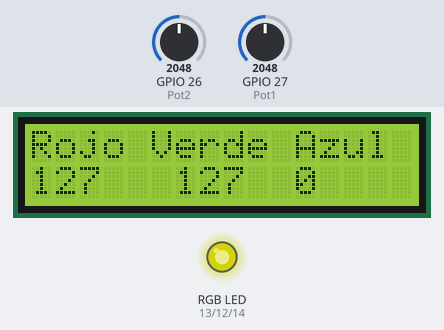
The program below on a simulated ESP32. Parts: 16×2 character LCD, an RGB LED mixed from three pins (HIGH = lit). The inputs (shaded band) are chosen by the test bench; at power-on: GPIO 26 (Pot2) = 2048, GPIO 27 (Pot1) = 2048. Dim RGB values are drawn brighter than linear.

Above: at 1.2 s.
1.3 s: GPIO 26 (Pot2) set to 1667
At 2.4 s:
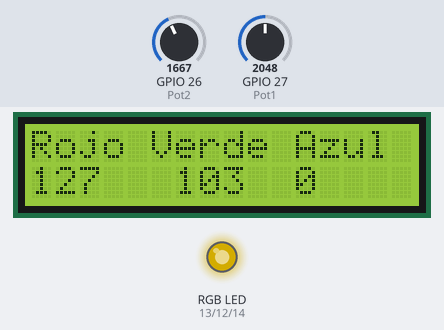
2.8 s: GPIO 26 (Pot2) set to 1565
At 4.0 s:
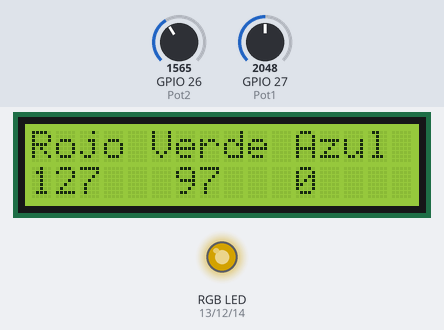
4.3 s: GPIO 27 (Pot1) set to 1655
At 4.9 s:
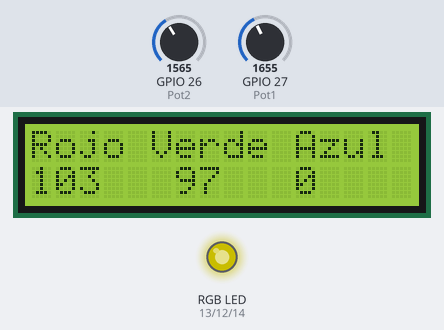
5.8 s: GPIO 27 (Pot1) set to 1552
At 6.7 s:
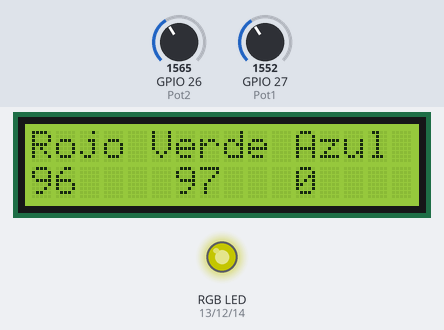
10.3 s: GPIO 27 (Pot1) set to 491
At 11.3 s:
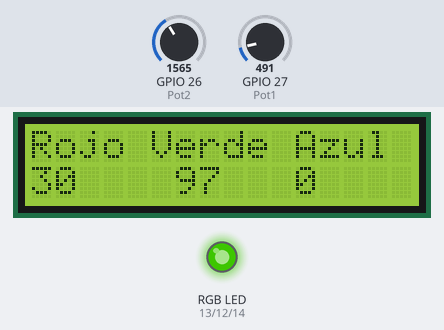
Timing chart, 0 to 13.3 s (numbered marks = the images above; inputs shaded):
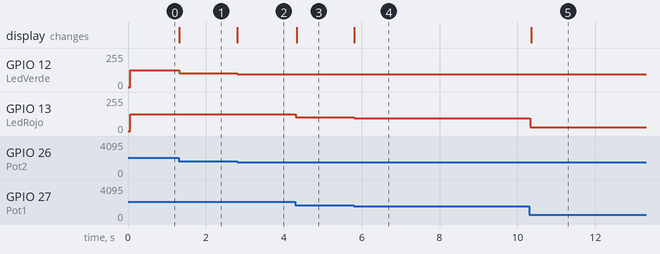

The program:

main.cpp
```cpp
//***************************************************************************************************************
// Universidad del Valle de Guatemala
// BE3015 - Electrónica Digital 2
// Jeremy Mejía
// Laboratorio #5
// Arduino
// Carné: 19846
//***************************************************************************************************************


//***************************************************************************************************************
// Librerías
//***************************************************************************************************************
#include <Arduino.h>
#include <LiquidCrystal.h>

//***************************************************************************************************************
// Definición de Pines
//***************************************************************************************************************

//Definición de entradas
#define Pot1 27 //Potenciómetro 1
#define Pot2 26 //Potenciómetro 2

//El que si corre
//Definición de pines de salidas LCD
#define RS 2
#define E 4
#define D4 18
#define D5 19
#define D6 21
#define D7 22

//Paso 1: seleccion de parámetros de la señal PWM
#define pwmchannel1 1 //16 canales del 0 - 15
#define pwmchannel2 2 //16 canales del 0 - 15
#define pwmchannel3 3 //16 canales del 0 - 15
#define freqPWM 5000 // Frecuencia en Hz
#define resolution 8 // 1 - 16 bits de resolución

//Leds a modificar
#define LedRojo 13 //GPIO para tener la salida PWM
#define LedVerde 12 //GPIO para tener la salida PWM
#define LedAzul 14 //GPIO para tener la salida PWM


//***************************************************************************************************************
// Prototipo de Funciones
//***************************************************************************************************************
void configurarPWM(void);
void Incremento(void);
void Decremento(void);

//***************************************************************************************************************
// Variables Globales
//***************************************************************************************************************
int contador = 0;
LiquidCrystal LCD(RS, E, D4, D5, D6, D7);
int adcRaw;
int voltaje;
int voltaje1;
int voltaje2;
String MasMenos;
//***************************************************************************************************************
// ISR (Interrupciones)
//***************************************************************************************************************

//***************************************************************************************************************
// Configuración
//***************************************************************************************************************

void setup() {
  Serial.begin(115200);
  LCD.begin(16, 2);
  configurarPWM();
  Incremento();
  Decremento ();

  pinMode(LedRojo, OUTPUT);
  pinMode(LedVerde, OUTPUT);
  pinMode(LedAzul, OUTPUT);
}

//***************************************************************************************************************
// Loop Principal
//***************************************************************************************************************

void loop() {
  voltaje = analogRead(Pot1);
  voltaje = map(voltaje, 0, 4095, 0, 255);
  ledcWrite(pwmchannel1, voltaje);

  voltaje1 = analogRead(Pot2);
  voltaje1 = map(voltaje1, 0, 4095, 0, 255);
  ledcWrite(pwmchannel2, voltaje1);

  if (Serial.available() != 0){
    //Serial.println("Ingrese + o -: ");
    MasMenos = Serial.readStringUntil('\n');
    Serial.println("Recibí: " + MasMenos);
    if (MasMenos == "+"){
      Incremento();
    }
    if (MasMenos == "-"){
      Decremento();
    }
  }

  LCD.clear();
  LCD.print("Rojo ");
  LCD.print("Verde ");
  LCD.print("Azul ");

  LCD.setCursor(0, 1);
  LCD.print(voltaje);

  LCD.setCursor(6, 1);
  LCD.print(voltaje1);

  LCD.setCursor(11, 1);
  LCD.print(contador);

  delay(20);
}
//**********************************************************************
// Función para configurar módulo PWM
//**********************************************************************
void configurarPWM(){

  //Paso 1: configurar el módulo PWM
  ledcSetup(pwmchannel1, freqPWM, resolution);
  ledcSetup(pwmchannel2, freqPWM, resolution);
  ledcSetup(pwmchannel3, freqPWM, resolution);


  //Paso 2: seleccionar en que GPIO tendremos nuestra señal PWM
  ledcAttachPin(LedRojo, pwmchannel1);
  ledcAttachPin(LedVerde, pwmchannel2);
  ledcAttachPin(LedAzul, pwmchannel3);

}

//***************************************************************************************************************
// Función Contador Incremento
//***************************************************************************************************************

void Incremento (void){

  if (MasMenos == "+" && contador == 0){ //BtbIn está presionado
    LCD.setCursor(11, 1);
    LCD.print(contador);
    ledcWrite(pwmchannel3, contador);
    contador = contador + 1;
    delay(500);
  }
  else if (MasMenos == "+" && contador == 1){ //BtbIn está presionado
    LCD.setCursor(11, 1);
    LCD.print(contador);
    contador = contador + 1;
    ledcWrite(pwmchannel3, contador);
    delay(500);
  }
  else if (MasMenos == "+" && contador == 255){ //BtbIn está presionado
    LCD.setCursor(11, 1);
    LCD.print(contador);
    contador  = contador;
    ledcWrite(pwmchannel3, contador);
    delay(500);
  }
  else if (MasMenos == "+" && contador++){ //BtbIn está presionado
    LCD.setCursor(11, 1);
    LCD.print(contador - 1);
    ledcWrite(pwmchannel3, contador);
    delay(500);
  }

}
//***************************************************************************************************************
// Función Contador Decremento
//***************************************************************************************************************

void Decremento (void){

  if (MasMenos == "-" && contador == 0){ //BtbIn está presionado
    LCD.setCursor(11, 1);
    LCD.print(contador);
    ledcWrite(pwmchannel3, contador);

  }
  else if (MasMenos == "-" && contador == 1){ //BtbIn está presionado
    LCD.setCursor(11, 1);
    LCD.print(contador - 1);
    ledcWrite(pwmchannel3, contador);

  }
  else if (MasMenos == "-" && contador--){ //BtbIn está presionado
    LCD.setCursor(11, 1);
    LCD.print(contador - 1);
    ledcWrite(pwmchannel3, contador);

  }
}
```

Measured:
- after the input at 1.3 s, GPIO 12 (LedVerde): 127/255 → 103/255 at once; the display: changes at once (image 1)
- after the input at 2.8 s, GPIO 12 (LedVerde): 103/255 → 97/255 at once; the display: changes at once (image 2)
- after the input at 4.3 s, GPIO 13 (LedRojo): 127/255 → 103/255 at once; the display: changes at once (image 3)
- after the input at 5.8 s, GPIO 13 (LedRojo): 103/255 → 96/255 at once; the display: changes at once (image 4)
- after the input at 10.3 s, GPIO 13 (LedRojo): 96/255 → 30/255 at once; the display: changes after 0.05 s (image 5)
